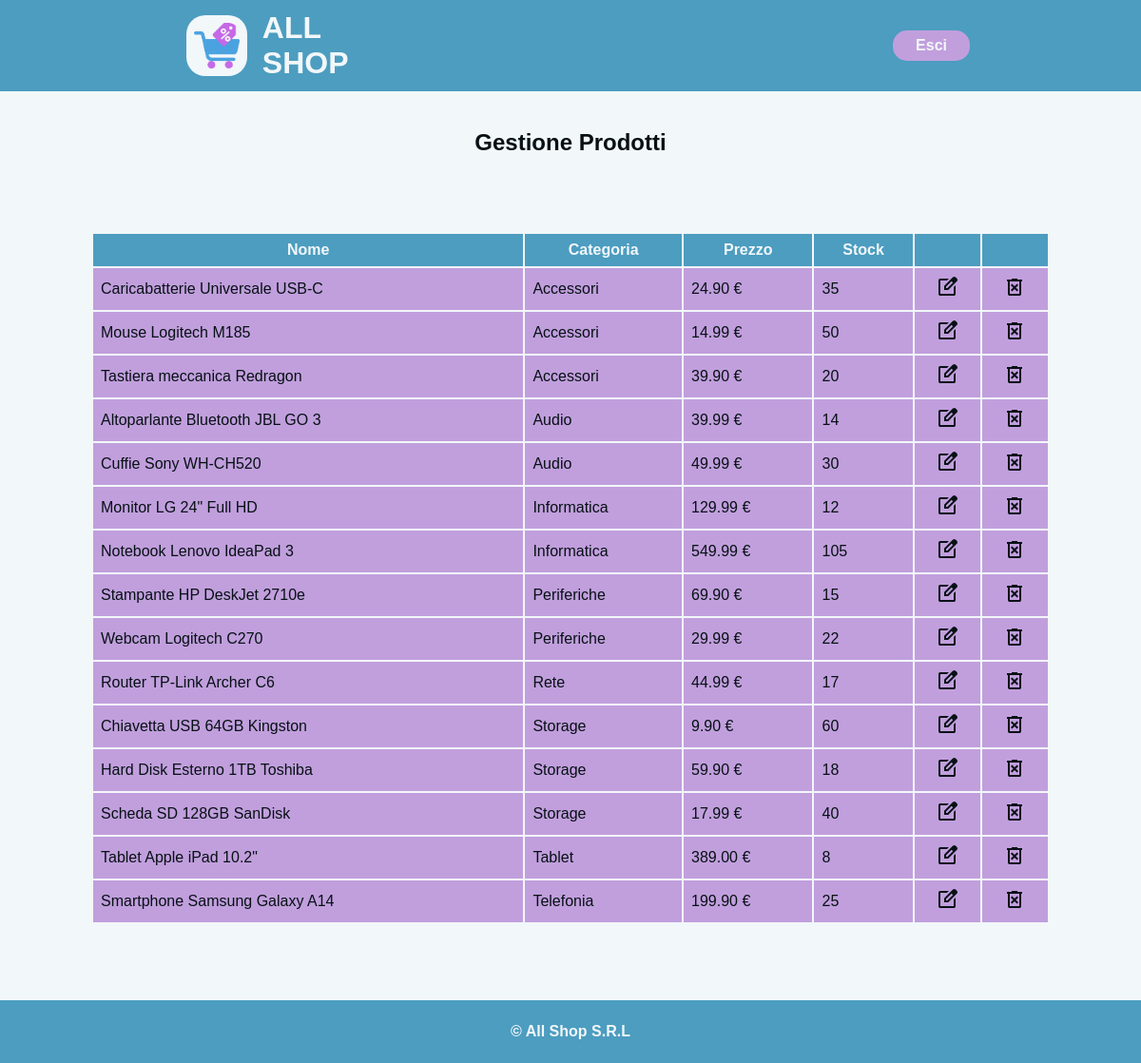
The app's page /index.php (signed in) with its own data.
### tables this page shows
CREATE Table prodotti(
    id INT PRIMARY KEY AUTO_INCREMENT,
    nome VARCHAR(100) NOT NULL,
    id_categoria INT NOT NULL,
    prezzo DECIMAL(10, 2) NOT NULL,
    stock INT NOT NULL,
    check(prezzo >= 0),
    check(stock >= 0),
    FOREIGN key(id_categoria) REFERENCES categorie(id)
);

CREATE TABLE categorie (
    id INT PRIMARY KEY AUTO_INCREMENT,
    nome VARCHAR(100) UNIQUE NOT NULL
);

### src/index.php (the view, shortened to what this page needs)
<?php
$page_name = isset($_SESSION['admin']) ? "Gestione Prodotti" : "Prodotti";
include 'includes/header.php';
require_once 'php/connection.php';
?>
<h2 class="title-page"><?=$page_name?></h2>
<section class="section-centering">
        <?php
                $sql = "SELECT p.id as id, p.nome, prezzo, stock, c.nome as categoria FROM prodotti p JOIN categorie c on p.id_categoria = c.id ORDER BY c.nome, p.nome;";
            $result = $conn->query($sql);
            if($result->num_rows > 0) {
                echo "
                    <table class='table'>
                        <thead>
                            <th>Nome</th>
                            <th>Categoria</th>
                            <th>Prezzo</th>
                            <th>Stock</th>
                    ";
                    if(isset($_SESSION['client'])) {
                        echo "<th>Acquista</th>";
                    } elseif(isset($_SESSION['admin'])) {
                        echo "
                            <th></th>
                            <th></th>
                        ";
                    }
                echo "
                        </thead>
                        <tbody>
                ";
                while($row = mysqli_fetch_assoc($result)) {
                    echo "
                            <tr>
                                <td>{$row['nome']}</td>
                                <td>{$row['categoria']}</td>
                                <td>{$row['prezzo']} €</td>
                                <td>{$row['stock']}</td>
                        ";
                    if(isset($_SESSION['client'])) {
                        echo "
                                <td class='input-quantity-container'><input class='input-quantity' type='number' name='{$row['id']}' min='0' max='{$row['stock']}'></td>
                        ";
                    } elseif(isset($_SESSION['admin'])) {
                        echo "
                                <td class='table-button'><a href='edit_product.php?id={$row['id']}'><img src='images/edit_square.svg'></a></td>
                                <td class='table-button'><a href='choose_delete_product.php?id={$row['id']}'><img src='images/delete.svg'></a></td>
                        ";
                    }
                    echo "
                        </tr>
                    ";
                }
                echo "
                        </tbody>
                    </table>
                ";
            } else {
                echo "<p>Non ci sono prodotti nel database</p>";
            }
        ?>
</section>
<?php
include 'includes/footer.php';
?>

### src/includes/header.php (shortened to what this page needs)
<!DOCTYPE html>
<html lang="it">
<head>
    <link rel="stylesheet" href="css/style.css">
</head>
<body>
    <header>
        <a href="index.php" class="title-container">
            <span class="logo-container">
                <img class="logo" src="images/logo.png">
            </span>
            <h1>
                ALL<br>SHOP
            </h1>
        </a>
        <?php
        if(isset($_SESSION['client']) || isset($_SESSION['admin'])) {
            echo "
                <nav>
                    <ul>
                ";
            echo "
                        <li class='nav-element'><a href='logout.php'>Esci</a></li>
                    </ul>
                </nav>
            ";
        }
        ?>
    </header>

### src/includes/footer.php
    <footer>
        <h4 class="copy">&copy All Shop S.R.L</h4>
    </footer>
</body>
</html>

### src/css/style.css (style rules this page uses)
*, *::after, *::before { margin: 0; padding: 0; box-sizing: border-box; }
:root { --text: #071115; --background: #f2f7fa; --primary: #4c9dc0; --secondary: #c19fdd; --accent: #cf75ce; font-family: Arial, Helvetica, sans-serif; color: var(--text); }
header { background-color: var(--primary); padding:0 15vw; display: flex; height: 12vh; }
.title-container { width: 40%; display: flex; align-items: center; text-decoration: none; color: var(--background); }
.logo { background-color: var(--background); padding: 0.5em; border-radius: 20px; }
.logo-container { height: 100%; display: flex; padding: 1em; }
nav { width: 60%; }
.nav-element { list-style: none; margin-left: 3em; }
nav ul { display: flex; justify-content: right; height: 100%; padding: 2em 0; }
.nav-element a { text-decoration: none; color: var(--background); background-color: var(--secondary); padding: 0 1.5em; border-radius: 15px; height: 100%; display: flex; align-items: center; font-weight: bold; }
footer { background-color: var(--primary); color: var(--background); padding:3vh 2vw; text-align: center; }
.title-page { text-align: center; padding-top: 5vh; }
body { background-color: var(--background); }
section { min-height: 70vh; padding: 5vh 5vw; }
.section-centering { display: flex; align-items: center; flex-direction: column; justify-content: center; padding: 5vh 8vw; }
.table { width: 100%; margin: 5vh 0; }
.table thead, #tot { background-color: var(--primary); color: var(--background); }
.table tbody { background-color: var(--secondary); }
.table th, .table td { padding: 0.5rem; }

### src/index.php (style rules this page uses)
.table-button { text-align: center; }

### records on screen
prodotti: nome "Caricabatterie Universale USB-C", id_categoria.nome "Accessori", prezzo "24.90", stock "35"
prodotti: nome "Mouse Logitech M185", id_categoria.nome "Accessori", prezzo "14.99", stock "50"
prodotti: nome "Tastiera meccanica Redragon", id_categoria.nome "Accessori", prezzo "39.90", stock "20"
prodotti: nome "Altoparlante Bluetooth JBL GO 3", id_categoria.nome "Audio", prezzo "39.99", stock "14"
prodotti: nome "Cuffie Sony WH-CH520", id_categoria.nome "Audio", prezzo "49.99", stock "30"
prodotti: nome "Monitor LG 24\" Full HD", id_categoria.nome "Informatica", prezzo "129.99", stock "12"
prodotti: nome "Notebook Lenovo IdeaPad 3", id_categoria.nome "Informatica", prezzo "549.99", stock "105"
prodotti: nome "Stampante HP DeskJet 2710e", id_categoria.nome "Periferiche", prezzo "69.90", stock "15"
prodotti: nome "Webcam Logitech C270", id_categoria.nome "Periferiche", prezzo "29.99", stock "22"
prodotti: nome "Router TP-Link Archer C6", id_categoria.nome "Rete", prezzo "44.99", stock "17"
prodotti: nome "Chiavetta USB 64GB Kingston", id_categoria.nome "Storage", prezzo "9.90", stock "60"
prodotti: nome "Hard Disk Esterno 1TB Toshiba", id_categoria.nome "Storage", prezzo "59.90", stock "18"
prodotti: nome "Scheda SD 128GB SanDisk", id_categoria.nome "Storage", prezzo "17.99", stock "40"
prodotti: nome "Tablet Apple iPad 10.2\"", id_categoria.nome "Tablet", prezzo "389.00", stock "8"
prodotti: nome "Smartphone Samsung Galaxy A14", id_categoria.nome "Telefonia", prezzo "199.90", stock "25"

### other values on screen
$page_name "Gestione Prodotti"
